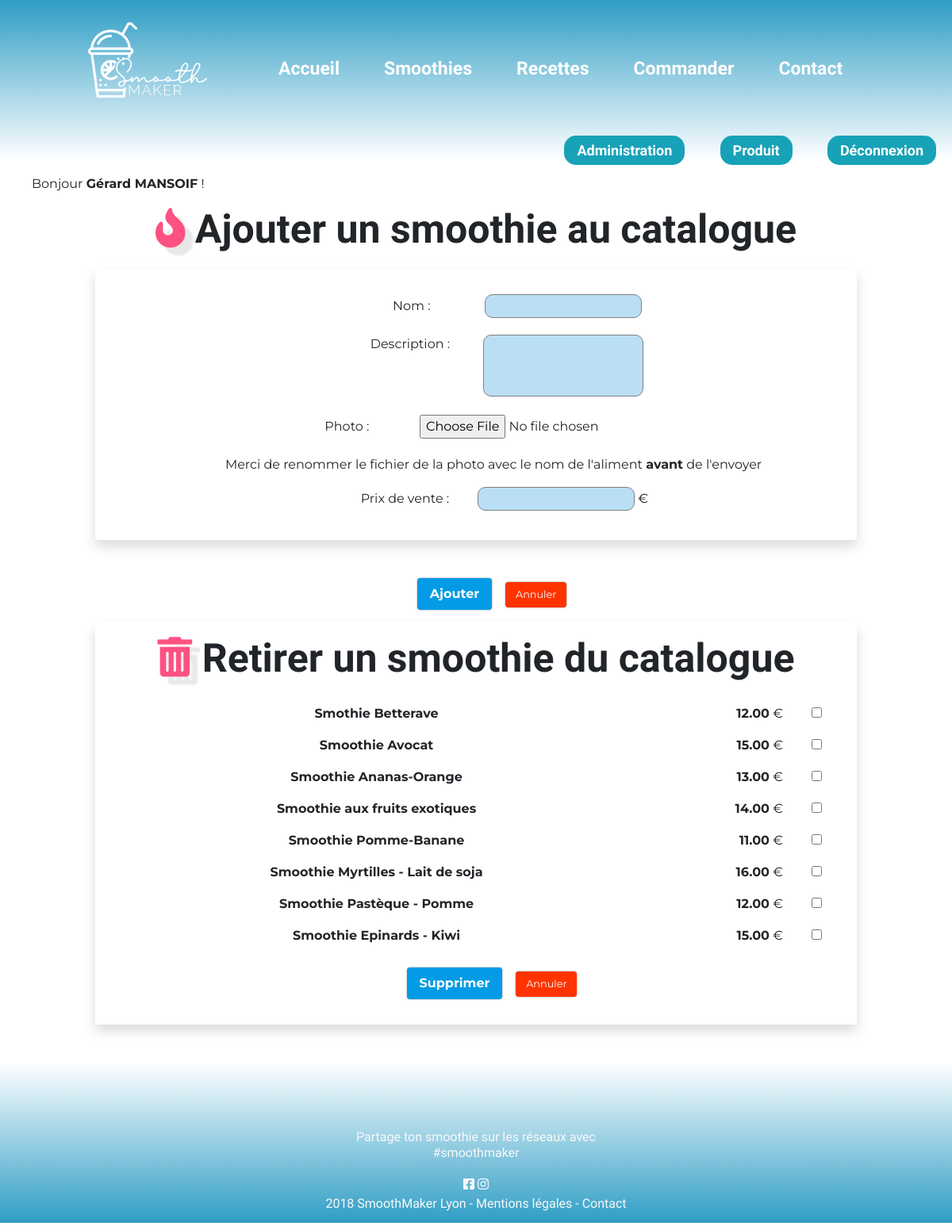
The page /index.php/admin/Meal (signed in) on the database its author committed.
### tables this page shows
CREATE TABLE `Meal` (
  `Id` int(11) NOT NULL,
  `Name` varchar(35) NOT NULL,
  `Photo` varchar(50) NOT NULL,
  `Description` varchar(250) NOT NULL,
  `SalePrice` double NOT NULL
);

### library/MicroKernel.class.php (called while the page is built, shortened)
<?php
class MicroKernel
{
    private $applicationPath;
    private $configuration;
    private $controllerPath;
    public function __construct()
    {
        $this->applicationPath = realpath(ROOT_PATH.'/application');
        $this->configuration   = new Configuration();
        $this->controllerPath  = null;
    }
    public function bootstrap()
    {
        $this->configuration->load('database');
        $this->configuration->load('library');
        return $this;
    }
    public function loadClass($class)
    {
        $class = str_replace('\\', DIRECTORY_SEPARATOR, $class);
        if(substr($class, -10) == 'Controller')
        {
            $filename = "$this->controllerPath/$class.class.php";
        }
        else if(substr($class, -4) == 'Form')
        {
            $filename = "$this->applicationPath/forms/$class.class.php";
        }
        elseif(substr($class, -5) == 'Model')
        {
            $filename = "$this->applicationPath/models/$class.class.php";
        }
        else
        {
            $filename = "$this->applicationPath/classes/$class.class.php";
        }
    }
    public function run(FrontController $frontController)
    {
        try
        {
            $requestPath = $frontController->buildContext($this->configuration);
            $this->controllerPath = "$this->applicationPath/controllers$requestPath";
            $frontController->run();
            $frontController->renderView();
        }
        catch(Exception $exception)
        {
            ob_clean();
            $frontController->renderErrorView
            (
                implode('<br>',
                [
                    $exception->getMessage(),
                    "<strong>Fichier</strong> : ".$exception->getFile(),
                    "<strong>Ligne</strong> : ".$exception->getLine()
                ])
            );
        }
    }
}

### index.php (called while the page is built, shortened)
<?php
require_once 'library/Configuration.class.php';
require_once 'library/Database.class.php';
require_once 'library/MicroKernel.class.php';
$microKernel = new MicroKernel();
$microKernel->bootstrap()->run(new FrontController());

### application/controllers/admin/meal/MealController.class.php (called while the page is built, shortened)
<?php
class MealController
{
    public function httpGetMethod(Http $http)
    {
        $mealModel = new MealModel();
        $meals     = $mealModel->listAll();
        return
        [
            'flashBag' => new FlashBag(),
            'meals'    => $meals,
        ];
    }
}

### library/Database.class.php (called while the page is built, shortened)
<?php
class Database
{
	private $pdo;
	public function __construct()
	{
		$configuration = new Configuration();
		$this->pdo = new PDO
		(
			$configuration->get('database', 'dsn'),
			$configuration->get('database', 'user'),
			$configuration->get('database', 'password')
		);
		$this->pdo->exec('SET NAMES UTF8');
		$this->pdo->setAttribute(PDO::ATTR_ERRMODE, PDO::ERRMODE_EXCEPTION);
	}
    public function query($sql, array $criteria = array())
    {
        $query = $this->pdo->prepare($sql);
        $query->execute($criteria);
        return $query->fetchAll(PDO::FETCH_ASSOC);
    }
}

### library/Configuration.class.php (called while the page is built, shortened)
<?php
class Configuration
{
	private static $registry;
	public function __construct()
	{
		if(Configuration::$registry === null)
		{
			Configuration::$registry = array();
		}
	}
	public function get($filename, $key, $defaultValue = null)
	{
		if(array_key_exists($filename, Configuration::$registry) === true)
		{
			if(array_key_exists($key, Configuration::$registry[$filename]) === true)
			{
				return Configuration::$registry[$filename][$key];
			}
		}
		return $defaultValue;
	}
	public function load($filename)
	{
		Configuration::$registry[$filename] = $config;
	}
}

### application/models/MealModel.class.php (called while the page is built, shortened)
<?php
class MealModel
{
    public function listAll()
    {
        $database = new Database();
        $sql = 'SELECT * FROM Meal';
        return $database->query($sql);
    }
}

### application/www/admin/meal/MealView.phtml (the view, shortened to what this page needs)
<h2 class="text-center Abhaya title"><i class="fa fa-fire"></i> Ajouter un smoothie au catalogue</h2>
<form class="generic-form" action="<?= $requestUrl ?>/admin/meal" method="POST" enctype="multipart/form-data">
    <fieldset class="shadow p-3 mb-5 bg-white rounded">
        <ul>
            <li>
                <label for="name">Nom :</label>
                <input id="name" class="formulaireAdmin" type="text" name="name" required data-name="Nom">
            </li>
            <li>
                <label class="textarea" for="description">Description :</label>
                <textarea id="description" class="formulaireAdmin" name="description" rows="3" required></textarea>
            </li>
            <li>
                <label for="photo" >Photo :</label>
                <input id="photo" name="photo" type="file">
            </li>
            <li><i class="fa fa-warning"></i> Merci de renommer le fichier de la photo avec le nom de l'aliment <strong>avant</strong> de l'envoyer</li>
            <li>
                <label for="salePrice" >Prix de vente :</label>
                <input id="salePrice" class="formulaireAdmin" class="money" type="text" maxlength="5" name="salePrice" data-name="Prix de vente" required>
                <label for="salePrice" class="no-width">€</label>
            </li>
        </ul>
    </fieldset>
    <ul>
        <li>
            <input class="button button-primary" type="submit" value="Ajouter">
            <a class="button button-cancel small" href="<?= $requestUrl ?>/admin/meal">Annuler</a>
        </li>
    </ul>
</form>
<form id="formMealCheck" class="generic-form" action="<?= $requestUrl ?>/admin/meal" method="POST" enctype="multipart/form-data">
    <fieldset class="shadow p-3 mb-5 bg-white rounded">
        <h2 class="text-center Abhaya title"><i class="fa far fa-trash-alt"></i> Retirer un smoothie du catalogue</h2>
        <table class="generic-table meal-list">
            <tbody>
                <?php foreach($meals as $meal): ?>
                    <tr>
                        <td>
                            <strong><?= $meal['Name']; ?></strong>
                        </td>
                        <td class="number"><strong><?= number_format($meal['SalePrice'], 2) ?></strong> €</td>
                        <td>
                            <input type="checkbox" class="products" value="<?= $meal['Id']; ?>">
                        </td>
                    </tr>
                <?php endforeach; ?>
            </tbody>
        </fieldset>
    <ul>
        <li>
            <input id="boutonSupprimer" class="button button-primary" type="submit" value="Supprimer">
            <a class="button button-cancel small" href="<?= $requestUrl ?>/admin/meal">Annuler</a>
        </li>
    </ul>
</form>

### application/www/css/ui-button.css (style rules this page uses)
.button { display: inline-block; padding: 0.5em 1em; border: none; border-radius: 4px; box-shadow: 0 0 2px 0 rgba(0, 0, 0, 0.5); font-weight: bold; line-height: 1.5em; text-decoration: none; transition: background-color 0.25s, box-shadow 0.25s; }
.button + .button { margin-left: 1em; }
.button-cancel { background-color: #FF3300; color: white; }
.button-primary { background-color: #039be5; color: white; }

### application/www/css/ui-form.css (style rules this page uses)
.generic-form input[type="password"], .generic-form input[type="text"], .generic-form select, .generic-form textarea { padding: 2px; border: 1px solid grey; transition: background-color 0.33s; }
.generic-form > ul:last-child { margin-top: 2em; }
.generic-form ul li { margin: 1em 0; }
.generic-form ul li label { display: inline-block; }
.generic-form ul li label.textarea { vertical-align: top; }
.generic-form ul li label:not(.no-width) { width: 175px; }
.generic-form textarea { resize: none; }

### application/www/css/ui-table.css (style rules this page uses)
.generic-table { width: 100%; }
.generic-table .number { min-width: 75px; text-align: right; }
.generic-table td, .generic-table th { padding: 0.5em; cursor: default; }
.generic-table tr td { transition: all 0.25s; }

### application/www/css/theme.css (style rules this page uses)
a { text-decoration: none; }
.Abhaya { font-family: 'Abhaya Libre', serif; }
body { font-family: 'Montserrat', sans-serif; }
.title { font-style: normal; font-weight: 800; font-size: 50px; line-height: 59px; margin-bottom: 20px; }
* { box-sizing: border-box; }
li { list-style:none; }
.generic-form ul { margin-left:auto; margin-right:auto; }

### application/www/css/main.css (style rules this page uses)
.meal-list { margin-bottom: 20px; }
.generic-form { text-align: center; margin: auto; }
.fa { color: #FD5182 ; filter: drop-shadow( 10px 10px 1px rgba(0, 0, 0, 0.09)); }
.generic-form select,.formulaireAdmin { border-radius: 10px; background: rgba(152, 208, 240, 0.67); padding: 5px; }

### rows shown on the page
meal: Name "Smothie Betterave", SalePrice "12.00"
meal: Name "Smoothie Avocat", SalePrice "15.00"
meal: Name "Smoothie Ananas-Orange", SalePrice "13.00"
meal: Name "Smoothie aux fruits exotiques", SalePrice "14.00"
meal: Name "Smoothie Pomme-Banane", SalePrice "11.00"
meal: Name "Smoothie Myrtilles - Lait de soja", SalePrice "16.00"
meal: Name "Smoothie Pastèque - Pomme", SalePrice "12.00"
meal: Name "Smoothie Epinards - Kiwi", SalePrice "15.00"

### other values the page prints
$userSession->getFullName() "Gérard MANSOIF"
